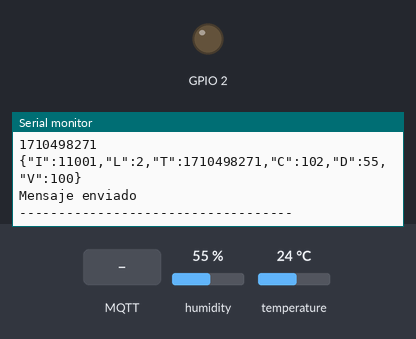
The sketch below on a simulated ESP8266 (NodeMCU). Parts: output pins drawn as LEDs (lit = HIGH), the last lines printed to the serial monitor. The inputs (shaded band) are chosen by the test bench; at power-on: humidity 55 %, temperature 24 °C. WiFi joins after 1.5 s; servers stay silent unless stated; network time is answered at once with the bench clock; the local clock reads 2024-03-15 10:24:30 at power-on unless the sketch sets it; no MQTT or app messages arrive unless stated; pins used as bus, display or sensor lines are not drawn.

Above: at 2.7 s.
2.8 s: MQTT message "1" arrives on the first subscribed topic
At 4.8 s:
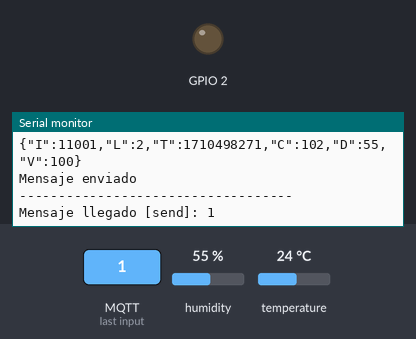
5.1 s: MQTT message "on" arrives on the first subscribed topic
At 6.0 s:
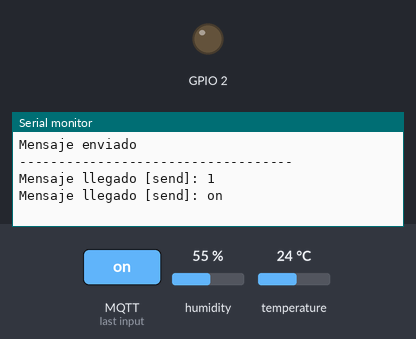
7.1 s: MQTT message "off" arrives on the first subscribed topic
At 8.4 s:
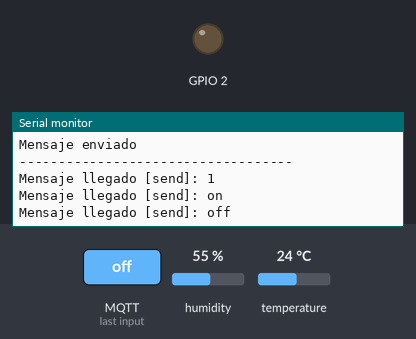
9.1 s: humidity set to 22 %
At 10.4 s:
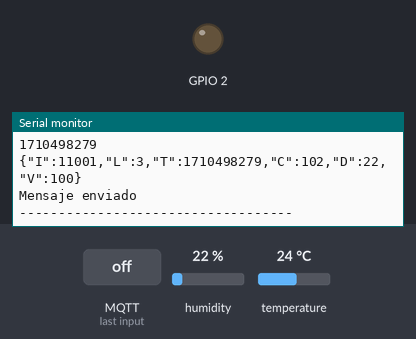
10.6 s: temperature set to 12 °C
At 12.0 s:
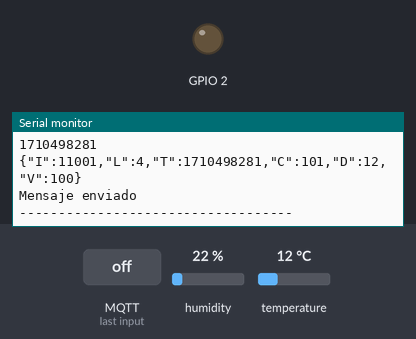
12.1 s: humidity set to 40 %
At 14.4 s:
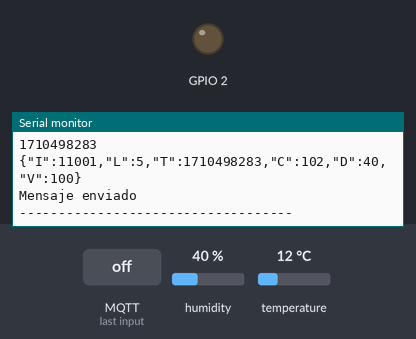
Timing chart, 0 to 14.6 s (numbered marks = the images above; inputs shaded):
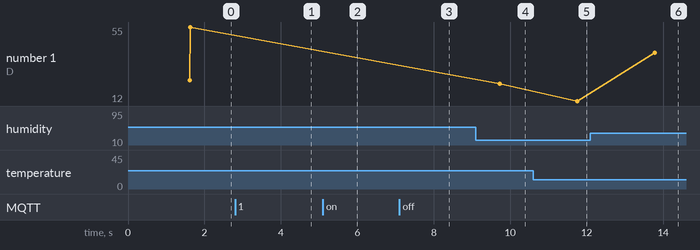

The sketch:

mqtt_generico.ino
```cpp
/*
 Basic ESP8266 MQTT example
 This sketch demonstrates the capabilities of the pubsub library in combination
 with the ESP8266 board/library.
 It connects to an MQTT server then:
  - publishes "hello world" to the topic "outTopic" every two seconds
  - subscribes to the topic "inTopic", printing out any messages
    it receives. NB - it assumes the received payloads are strings not binary
  - If the first character of the topic "inTopic" is an 1, switch ON the ESP Led,
    else switch it off
 It will reconnect to the server if the connection is lost using a blocking
 reconnect function. See the 'mqtt_reconnect_nonblocking' example for how to
 achieve the same result without blocking the main loop.
 To install the ESP8266 board, (using Arduino 1.6.4+):
  - Add the following 3rd party board manager under "File -> Preferences -> Additional Boards Manager URLs":
       http://arduino.esp8266.com/stable/package_esp8266com_index.json
  - Open the "Tools -> Board -> Board Manager" and click install for the ESP8266"
  - Select your ESP8266 in "Tools -> Board"
*/

#include <ESP8266WiFi.h>      // Libreria Wifi esp8266            //
#include <PubSubClient.h>     // Libreria mqtt                    // https://github.com/knolleary/pubsubclient
#include <ArduinoJson.h>      // Libreria armado de Json          //
#include <NTPClient.h>        // Libreria NTP                     //
#include <WiFiUdp.h>          // Libreria UDP necesaria para NTP  //

//--------------Para conectar desde wan
//  const char* ssid = "POCOPHONE";
//  const char* password = "12345678";
//  const char* mqtt_server = "mqtt1.iotcloud.studio";

//--------------Para conectar dentro de lan
  const char* ssid = "JOIN-IoTCloud";
  const char* password = "IoTcloud2019";
  const char* mqtt_server = "192.168.170.85";

//--------------Usuario y contraseña para mqtt
  const char* user = "guest";
  const char* pass = "guest";

//--------------Variables para JSON
  const uint32_t  ID = 11001;       // ID dispositivo
        uint32_t  LOG = 0;          // Log ID incremental con cada envio
        uint32_t  TIME = 0;         // Epoch time obtenido del NTP
        uint8_t   CODIGO = 0;       // Codigo operacion
        uint8_t   DATO = 0;         // Cambiar segun tipo de dato
  const uint16_t  VERSION = 100;    // Version 0.1.0

  const uint8_t codigohb = 1;       // Codigo a mandar cuando se envia señal de vida
  uint16_t hb = 0;                  // Dato a enviar de señal de vida (incremental desde reset)
  const uint8_t codigot = 101;      // Codigo a mandar cuando se envia temperatura
  const uint8_t codigoh = 102;      // Codigo a mandar cuando se envia humedad
  uint8_t t = 0;                    // Dato a enviar de temperatura
  uint8_t h = 0;                    // Dato a enviar de humedad

//-------------------------- DHT --------------------------
#include "DHT.h"

#define DHTPIN 2              // pin data dht (pin D4)
#define DHTTYPE DHT11         // modelo dht

DHT dht(DHTPIN, DHTTYPE);     // instanciar el DHT

int prevt = 0;                // variable para saber si la temperatura cambio
int prevh = 0;                // variable para saber si la humedad cambio
//-------------------------- /DHT -------------------------

//--------------Instanciar objetos
WiFiClient espClient;           //conexion wifi
PubSubClient client(espClient); //conexion mqtt

WiFiUDP ntpUDP;                 //conexion udp para ntp
NTPClient timeClient(ntpUDP, "pool.ntp.org",-10800);   //conexion ntp
//--------------/Instanciar objetos

unsigned long lastMsg = 0;
#define MSG_BUFFER_SIZE	(50)
char msg[MSG_BUFFER_SIZE];
int value = 0;

//_______________________________________________________________________________________
void setup_wifi() {

  delay(10);
  // We start by connecting to a WiFi network
  Serial.println();
  Serial.print("Conectando a ");
  Serial.println(ssid);

  WiFi.mode(WIFI_STA);
  WiFi.begin(ssid, password);

  while (WiFi.status() != WL_CONNECTED) {
    delay(500);
    Serial.print(".");
  }

  randomSeed(micros());

  Serial.println("");
  Serial.print(ssid);
  Serial.println(" conectado");
  Serial.print("IP: ");
  Serial.println(WiFi.localIP());
}
//_______________________________________________________________________________________
void callback(char* topic, byte* payload, unsigned int length) {
  Serial.print("Mensaje llegado [");
  Serial.print(topic);
  Serial.print("]: ");
  for (int i = 0; i < length; i++) {
    Serial.print((char)payload[i]);
  }
  Serial.println();

  // Switch on the LED if an 1 was received as first character
  if ((char)payload[0] == '1') {
    digitalWrite(BUILTIN_LED, LOW);   // Turn the LED on (Note that LOW is the voltage level
    // but actually the LED is on; this is because
    // it is active low on the ESP-01)
  } else {
    digitalWrite(BUILTIN_LED, HIGH);  // Turn the LED off by making the voltage HIGH
  }

}
//_______________________________________________________________________________________
void reconnect() {
  // Loop until we're reconnected
  while (!client.connected()) {
    Serial.print("Intentando conexion MQTT...");
    // Create a random client ID
    String clientId = "NODEMCU-";
    clientId += String(ID);
    // Attempt to connect
    if (client.connect(clientId.c_str(),user,pass)) {
      Serial.println("Conectado");
      // Once connected, publish an announcement...
      client.publish("", "Iniciando/t");
      // ... and resubscribe
      client.subscribe("send");
    } else {
      Serial.print("fallo conexion, rc=");
      Serial.print(client.state());
      Serial.println(" intentando de nuevo en 5 seg");
      // Wait 5 seconds before retrying
      delay(5000);
    }
  }
}
//_______________________________________________________________________________________
void setup() {

  //---DEBUG-----
  Serial.begin(115200);
  //---/DEBUG----

  //---PINES-----
  pinMode(BUILTIN_LED, OUTPUT);     // Initialize the BUILTIN_LED pin as an output
  //---/PINES----

  //---MQTT------
  client.setServer(mqtt_server, 1883);
  client.setCallback(callback);
  //---/MQTT-----

  //---WIFI------
  setup_wifi();
  //---/WIFI-----

  //---NTP-------
  timeClient.begin();
  //---/NTP------

  //---DHT-------
  dht.begin();
  //---/DHT------

}
//_______________________________________________________________________________________
void loop() {

  if (!client.connected()) {
    reconnect();
  }
  client.loop();

  // ------- MANDAR MENSAJE CADA CIERTO TIEMPO
  unsigned long now = millis();
  if (now - lastMsg > 30000) {
    lastMsg = now;
    datasend(codigohb,hb);
    hb++;
  }

  // --------- MANDAR TEMPERATURA Y HUMEDAD CUANDO CAMBIA VALOR
  t = dht.readTemperature();
  if (t != prevt){
    datasend(codigot,t);
    prevt = t;
    }

  h = dht.readHumidity();
  if (h != prevh){
    datasend(codigoh,h);
    prevh = h;
    }

  delay(2000);

}
//_______________________________________________________________________________________
boolean datasend(uint8_t cod, uint8_t dato){

  timeClient.update();
  LOG++;
  TIME = timeClient.getEpochTime();
  Serial.println(TIME);
  CODIGO = cod;
  DATO = dato;

  //------GUARDAR LOG-------

  //------/GUARDAR LOG------

  //------ARMADO JSON-------
  StaticJsonDocument<256> JSONdoc;
  JSONdoc["I"] = ID;
  JSONdoc["L"] = LOG;
  JSONdoc["T"] = TIME;
  JSONdoc["C"] = CODIGO;
  if(DATO){
    JSONdoc["D"] = DATO;}
  JSONdoc["V"] = VERSION;
  char JSONmessageBuffer[256];
  serializeJson(JSONdoc,JSONmessageBuffer);
  Serial.println(JSONmessageBuffer);
  //------/ARMADO JSON------

  //------ENVIO MQTT--------
  if (client.publish("test", JSONmessageBuffer) == true) {
    Serial.println("Mensaje enviado");
    Serial.println("-----------------------------------");
    return (true);
    } else {
    Serial.println("Error enviando mensaje");
    Serial.println("///////////////////////////////////");
    return (false);
    }
  //------/ENVIO MQTT-------

}
```

Measured:
- after the input at 2.8 s, the serial monitor: prints a new line after 0.83 s (image 1)
- after the input at 5.1 s, the serial monitor: prints a new line after 0.56 s (image 2)
- after the input at 7.1 s, the serial monitor: prints a new line after 0.58 s (image 3)
- after the input at 9.1 s, the serial monitor: prints a new line after 0.63 s (image 4)
- after the input at 10.6 s, the serial monitor: prints a new line after 1.2 s (image 5)
- after the input at 12.1 s, the serial monitor: prints a new line after 1.7 s (image 6)
- plotted number 1: 55 → 22 after the input at 9.1 s, 22 → 12 after the input at 10.6 s, 12 → 40 after the input at 12.1 s
